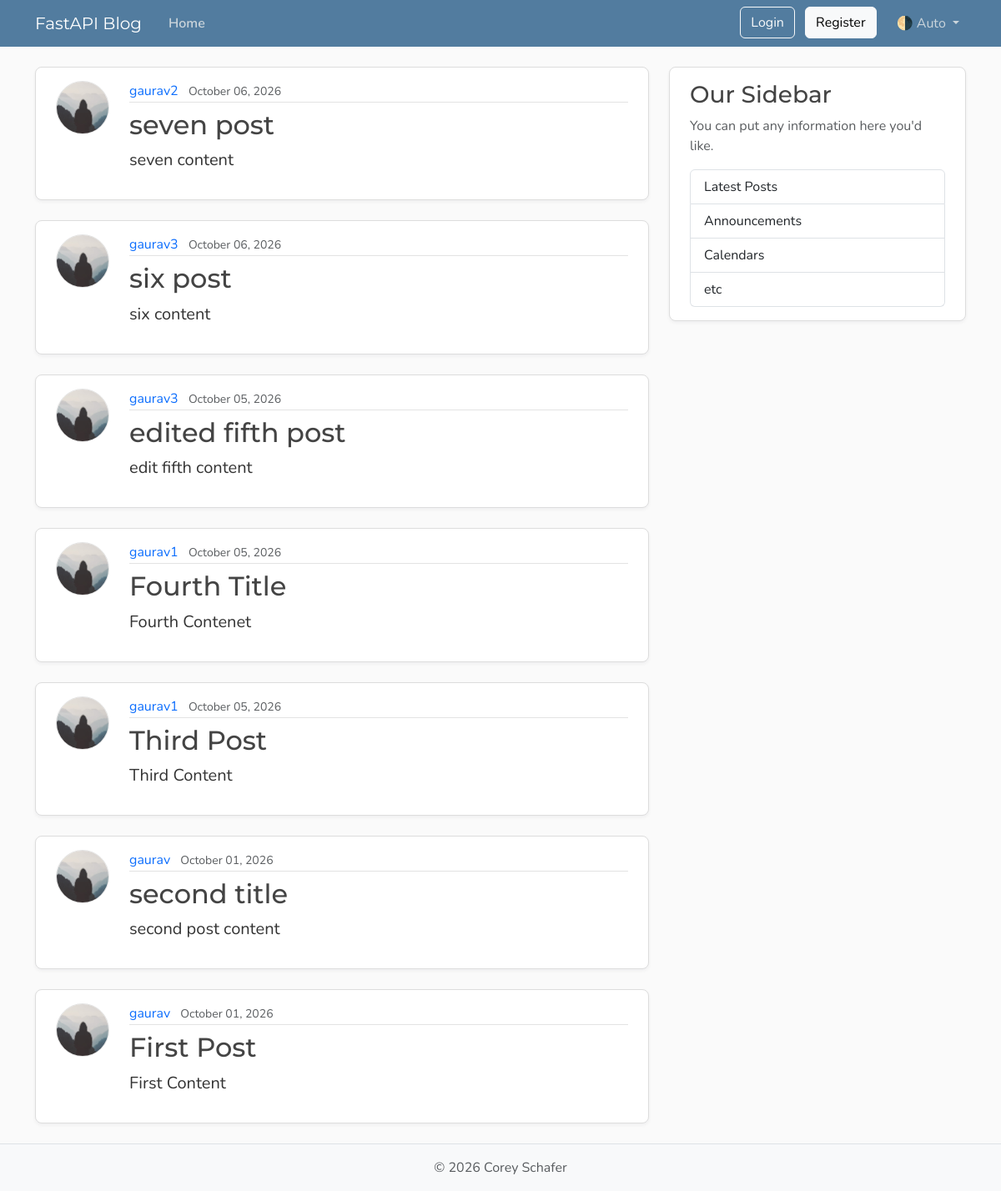
Page /posts on the earlier database version.
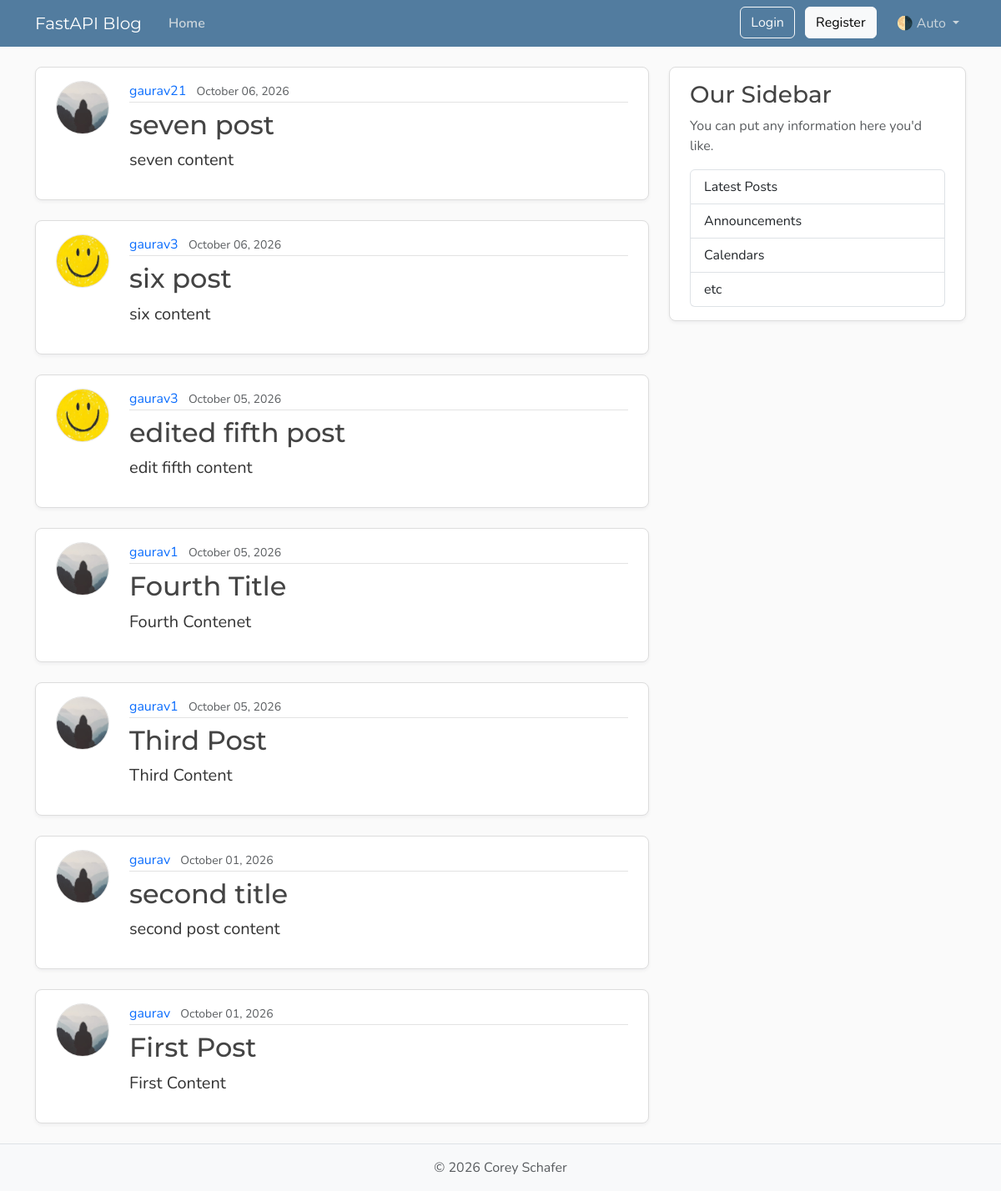
Same page on the later database version.
### models.py (models this page shows, shortened)
class Post(Base):
    __tablename__ = "posts"
    id: Mapped[int] = mapped_column(Integer, primary_key=True, index=True)
    title: Mapped[str] = mapped_column(String(100), nullable=False)
    content: Mapped[str] = mapped_column(Text, nullable=False)
    user_id: Mapped[int] = mapped_column(
        ForeignKey("users.id"),  # We are referencing the user.id here against post
        nullable=False,
        index=True,
    )
    date_posted: Mapped[datetime] = mapped_column(
        DateTime(timezone=True),
        default=lambda: datetime.now(UTC),
    )
    likes: Mapped[int] = mapped_column(Integer, default=0, server_default="0")
    author: Mapped[User] = relationship(back_populates="posts")  # One to many relationship -> Links this relationship to the posts relationship in the User model:

class User(Base):   # Set here cause we want to assossiate the post with each user
    __tablename__ = "users"  # Very imp if not referenced then while creating the table in metadata will show error
    id: Mapped[int] = mapped_column(Integer, primary_key=True, index=True)  # Mapped is generic type hint used by alchemy to indicate that attribute is mapped to db
    username: Mapped[str] = mapped_column(String(50), unique=True, nullable=False)
    email: Mapped[str] = mapped_column(String(120), unique=True, nullable=False)
    password_hash: Mapped[str] = mapped_column(String(200), nullable=True)
    image_file: Mapped[str | None] = mapped_column(
        String(200),
        nullable=True,
        default=None,
    )
    posts: Mapped[list[Post]] = relationship(
        back_populates="author",
        cascade="all, delete-orphan",   # delete-orphan -> This mean that if user is deleted then all the post are deleted as well
    )   # One to Many relationship. Here post can be connected to many user

### main.py (the view)
@app.get('/', include_in_schema=False, name='home')  # name here is use for naming the route so that both route work seperately
@app.get('/posts', name='posts', include_in_schema=False)
async def home(request: Request, db: Annotated[AsyncSession, Depends(get_db)]):  # request - allows us to return HTML via jinja template so whereve we use jinja template we use request as input
    result = await db.execute(      # selectinload -> eagerloading, this helps you to load relationship at the start only
        Select(models.Post).options(selectinload(models.Post.author))  # -> "While fetching posts, fetch the related authors too.
        .order_by(models.Post.date_posted.desc()))  # rough Xformation select(models.post) ->  Select * post order by date_posted desc
    posts = result.scalars().all()
    return templates.TemplateResponse(request, "home.html", {"posts": posts, "title": "Home"})  # Here the posts is very important this lets us use the dict data to populate in the jinja template

### templates/home.html
{% extends "layout.html" %}
{% block content %}
{% for post in posts %}
<article class="content-section py-3 px-4 mb-4">
    <div class="d-flex align-items-start gap-4">
        <img class="rounded-circle article-img flex-shrink-0" src="{{ post.author.image_path }}"
            alt="{{ post.author.username }}'s profile picture" width="64" height="64" loading="lazy">
        <div class="flex-grow-1">
            <div class="article-metadata mb-2">
                <a class="me-2" href="{{ url_for("user_posts",user_id=post.author.id) }}">{{ post.author.username
                    }}</a>
                <small class="text-body-secondary">{{ post.date_posted.strftime("%B %d, %Y") }}</small>
            </div>
            <h2>
                <a class="article-title" href="{{ url_for("post_page",post_id=post.id) }}">{{ post.title }}</a>
            </h2>
            <p class="article-content">{{ post.content }}</p>
        </div>
    </div>
</article>
{% endfor %}
{% endblock content %}

### templates/layout.html (shortened to what this page needs)
<!DOCTYPE html>
<html lang="en">
    <head>
        <link href="https://cdn.jsdelivr.net/npm/bootstrap@5.3.8/dist/css/bootstrap.min.css"
              rel="stylesheet"
>
        <link rel="stylesheet"
              type="text/css"
              href="{{ url_for("static", path='css/main.css') }}">
    </head>
    <body class="d-flex flex-column min-vh-100">
        <header class="site-header">
            <nav class="navbar navbar-expand-md bg-steel fixed-top"
                 data-bs-theme="dark">
                <div class="container">
                    <a class="navbar-brand me-4" href="{{ url_for("home") }}">FastAPI Blog</a>
                    <div class="collapse navbar-collapse" id="navbarToggle">
                        <div class="navbar-nav me-auto">
                            <a class="nav-link active"
                               aria-current="page"
                               href="{{ url_for("home") }}">Home</a>
                        </div>
                        <div class="navbar-nav">
                            <div id="loggedOutNav">
                                <a class="btn btn-outline-light mb-2 mb-md-0 me-md-2"
                                   href="{{ url_for("login_page") }}">Login</a>
                                <a class="btn btn-light mb-2 mb-md-0 me-md-3"
                                   href="{{ url_for("register_page") }}">Register</a>
                            </div>
                            <div class="nav-item dropdown">
                                <a class="nav-link dropdown-toggle"
                                   href="#"
                                   role="button"
                                   id="bd-theme"
                                   data-bs-toggle="dropdown"
                                   aria-expanded="false">
                                    <span id="bd-theme-text">🌗 Auto</span>
                                </a>
                            </div>
                        </div>
                    </div>
                </div>
            </nav>
        </header>
        <main role="main" class="container">
            <div class="row">
                <div class="col-md-8">
                    {% block content %}
                    {% endblock content %}
                </div>
                <aside class="col-md-4">
                    <div class="content-section py-3 px-4 mb-4">
                        <h3>Our Sidebar</h3>
                        <p class="text-body-secondary">You can put any information here you'd like.</p>
                        <ul class="list-group">
                            <li class="list-group-item">Latest Posts</li>
                            <li class="list-group-item">Announcements</li>
                            <li class="list-group-item">Calendars</li>
                            <li class="list-group-item">etc</li>
                        </ul>
                    </div>
                </aside>
            </div>
        </main>
        <footer class="mt-auto py-3 bg-body-tertiary border-top">
            <div class="container text-center">
                <p class="text-body-secondary mb-0">
                    © <span id="year"></span> Corey Schafer
                </p>
            </div>
        </footer>
    </body>
</html>

### static/css/main.css (style rules this page uses)
:root { --font-heading: "Montserrat", system-ui, -apple-system, BlinkMacSystemFont, sans-serif; --font-body: "Nunito", system-ui, -apple-system, BlinkMacSystemFont, sans-serif; --color-bg-body: #fafafa; --color-bg-content: #ffffff; --color-text-primary: #333333; --color-text-heading: #444444; --color-steel: #527c9f; --color-nav-link: #cbd5db; --color-nav-link-hover: #ffffff; --color-link-hover: #428bca; --color-border: #dddddd; --color-border-light: #e3e3e3; --spacing-xl: 5rem; --article-img-size: 4rem; --account-img-size: 7.813rem; }
body { font-family: var(--font-body); background: var(--color-bg-body); color: var(--color-text-primary); }
main { padding-top: var(--spacing-xl); }
h1, h2, h3, h4, h5, h6 { font-family: var(--font-heading); color: var(--color-text-heading); }
.navbar-brand { font-family: var(--font-heading); }
a { text-decoration: none; }
.bg-steel { background-color: var(--color-steel); }
.site-header .navbar-nav .nav-link { color: var(--color-nav-link); transition: color 0.2s ease-in-out; }
.site-header .navbar-nav .nav-link.active { font-weight: 600; }
.content-section { background: var(--color-bg-content); border: 1px solid var(--color-border); border-radius: 0.5rem; box-shadow: 0 2px 4px rgba(15, 23, 42, 0.05); transition: box-shadow 0.15s ease, transform 0.15s ease, border-color 0.15s ease; }
.article-title { color: var(--color-text-heading); transition: color 0.2s ease-in-out; }
.article-content { white-space: pre-line; font-size: 1.25rem; }
.article-img { height: var(--article-img-size); width: var(--article-img-size); flex-shrink: 0; object-fit: cover; border: 1px solid var(--color-border-light); box-shadow: 0 0 0 2px var(--color-bg-content); }
.article-metadata { padding-bottom: 0.063rem; border-bottom: 1px solid var(--color-border-light); }
.article-metadata a { transition: color 0.2s ease-in-out; }
[data-bs-theme="dark"] { --color-bg-body: #1a1a1a; --color-bg-content: #2d2d2d; --color-text-primary: #e0e0e0; --color-text-heading: #f0f0f0; --color-border: #404040; --color-border-light: #4a4a4a; }

Differences in the rows shown:
changed through a linked row, Post "seven post": author.username "gaurav2" → "gaurav21"
changed through a linked row, Post "six post": author.image_path: picture added in place of a placeholder
changed through a linked row, Post "edited fifth post": author.image_path: picture added in place of a placeholder
